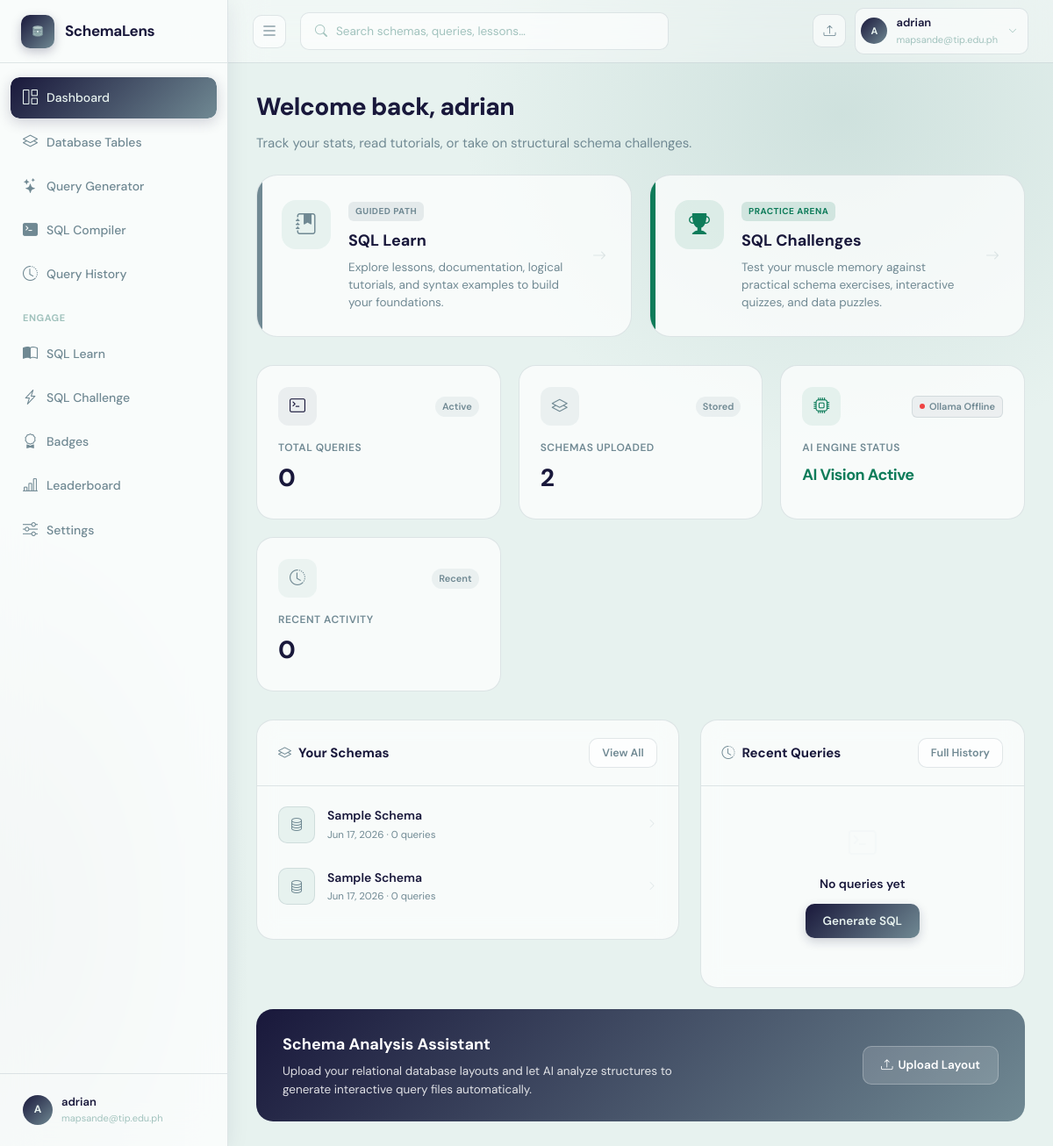
The page /dashboard (signed in) on the database as committed earlier.
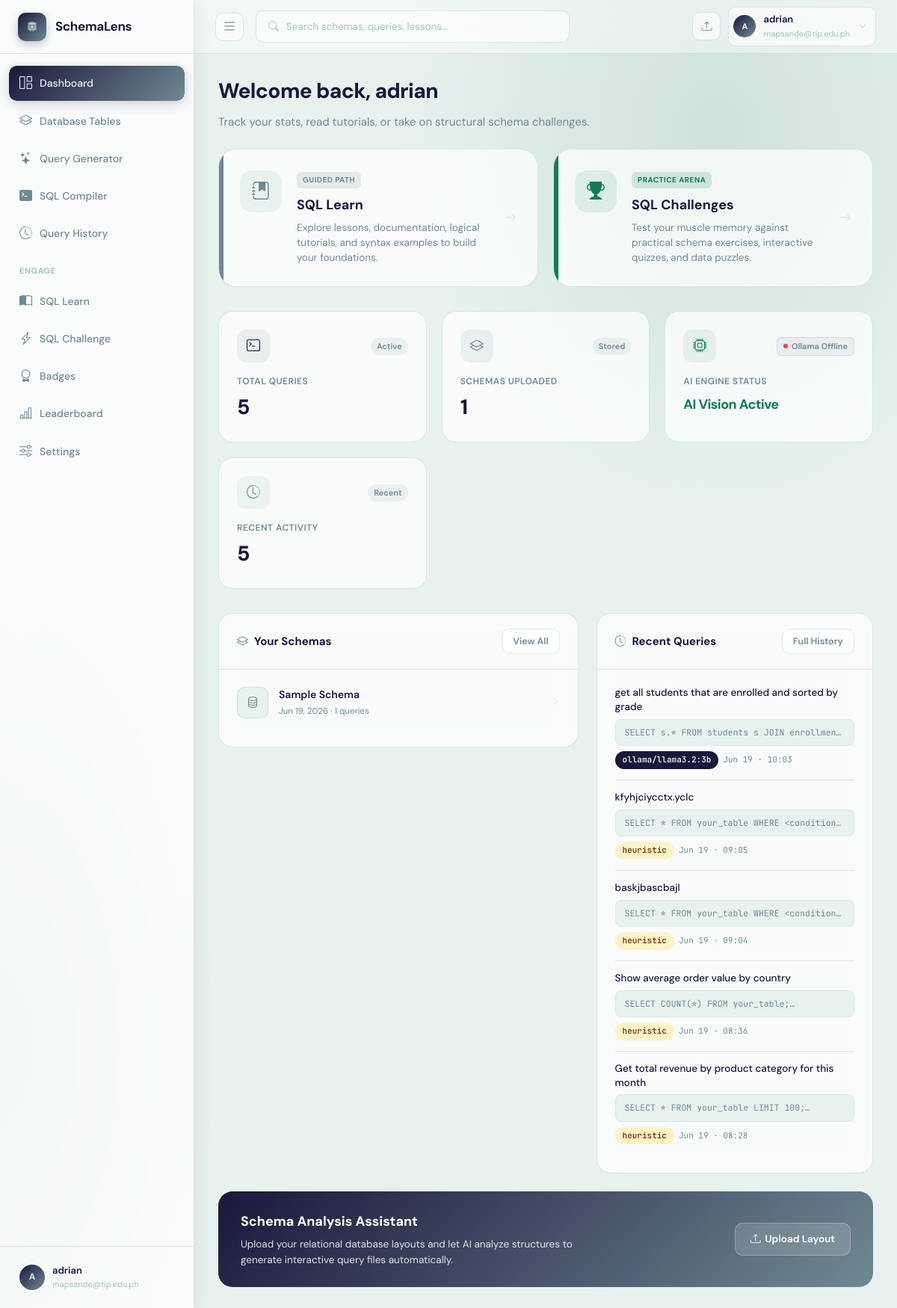
The same page on the database as committed later.
### app.py (models this page shows)
class User(UserMixin, db.Model):
    __tablename__ = "users"
    id            = db.Column(db.Integer, primary_key=True)
    supabase_uid  = db.Column(db.String(256), unique=True, nullable=True)  # Supabase Auth UID
    name          = db.Column(db.String(120), nullable=False)
    email         = db.Column(db.String(200), unique=True, nullable=False)
    password      = db.Column(db.String(256), nullable=True)  # nullable — Supabase owns credentials
    company       = db.Column(db.String(120), default="")
    role          = db.Column(db.String(80), default="")
    last_active   = db.Column(db.DateTime, nullable=True)
    streak_days   = db.Column(db.Integer, default=0)
    created_at    = db.Column(db.DateTime, default=datetime.datetime.utcnow)
    agreement_accepted    = db.Column(db.Boolean, default=False)
    agreement_accepted_at = db.Column(db.DateTime, nullable=True)
    schemas      = db.relationship("SchemaUpload", backref="owner", lazy=True,
                                   cascade="all, delete-orphan")
    queries      = db.relationship("QueryHistory", backref="owner", lazy=True,
                                   cascade="all, delete-orphan")
    badges       = db.relationship("UserBadge", backref="user", lazy=True,
                                   cascade="all, delete-orphan")
    challenges   = db.relationship("ChallengeAttempt", backref="user", lazy=True,
                                   cascade="all, delete-orphan")

class SchemaUpload(db.Model):
    __tablename__ = "schema_uploads"
    id            = db.Column(db.Integer, primary_key=True)
    user_id       = db.Column(db.Integer, db.ForeignKey("users.id"), nullable=False)
    filename      = db.Column(db.String(256), nullable=False)
    original_name = db.Column(db.String(256), nullable=False)
    schema_name   = db.Column(db.String(120), default="")
    ocr_text      = db.Column(db.Text, default="")
    parsed_schema = db.Column(db.Text, default="")   # JSON
    confirmed_schema = db.Column(db.Text, default="")  # JSON — user-confirmed/edited version
    uploaded_at   = db.Column(db.DateTime, default=datetime.datetime.utcnow)
    queries       = db.relationship("QueryHistory", backref="schema", lazy=True,
                                    cascade="all, delete-orphan")

class QueryHistory(db.Model):
    __tablename__ = "query_history"
    id             = db.Column(db.Integer, primary_key=True)
    user_id        = db.Column(db.Integer, db.ForeignKey("users.id"), nullable=False)
    schema_id      = db.Column(db.Integer, db.ForeignKey("schema_uploads.id"), nullable=True)
    natural_query  = db.Column(db.Text, nullable=False)
    generated_sql  = db.Column(db.Text, default="")
    model_used     = db.Column(db.String(80), default="")
    sql_explanation = db.Column(db.Text, default="")     # Feature 2: plain-English explanation
    accuracy_score  = db.Column(db.Float, default=None)  # Feature 4: confidence score
    accuracy_notes  = db.Column(db.Text, default="")     # Feature 4: validation notes
    conversation_context = db.Column(db.Text, default="")  # Feature 3: JSON conversation history
    created_at     = db.Column(db.DateTime, default=datetime.datetime.utcnow)

### app.py (the view)
@app.route("/dashboard")
@login_required
def dashboard():
    if not current_user.agreement_accepted:
        return redirect(url_for("agreement_page", next=url_for("dashboard")))
    schemas  = SchemaUpload.query.filter_by(user_id=current_user.id)\
                .order_by(SchemaUpload.uploaded_at.desc()).all()
    recent_q = QueryHistory.query.filter_by(user_id=current_user.id)\
                .order_by(QueryHistory.created_at.desc()).limit(5).all()
    total_q  = QueryHistory.query.filter_by(user_id=current_user.id).count()
    return render_template("dashboard.html",
                           schemas=schemas, recent_queries=recent_q,
                           total_queries=total_q)

### app.py (called while the page is built)
@login_manager.user_loader
def load_user(user_id):
    return db.session.get(User, int(user_id))

@app.context_processor
def inject_ai_status():
    return {"ai_vision_available": bool(GEMINI_API_KEY.strip())}

### templates/dashboard.html (shortened to what this page needs)
{% extends "base.html" %}
{% block head %}
<link rel="stylesheet" href="{{ url_for('static', filename='css/dashboard.css') }}">
{% endblock %}
{% block content %}
<div class="dash-header fade-in">
  <h1>Welcome back, {{ current_user.name.split()[0] }} </h1>
  <p>Track your stats, read tutorials, or take on structural schema challenges.</p>
</div>
<div class="feature-hub fade-in fade-in-1">
  <a href="{{ url_for('learn') }}" class="hub-card learn-card">
    <div class="hub-icon">
      <i class="bi bi-journal-bookmark-fill"></i>
    </div>
    <div class="hub-content">
      <span class="hub-tag">Guided Path</span>
      <div class="hub-title">SQL Learn</div>
      <p class="hub-desc">Explore lessons, documentation, logical tutorials, and syntax examples to build your foundations.</p>
    </div>
    <div class="hub-arrow"><i class="bi bi-arrow-right"></i></div>
  </a>
  <a href="{{ url_for('challenge_page') }}" class="hub-card challenge-card">
    <div class="hub-icon">
      <i class="bi bi-trophy-fill"></i>
    </div>
    <div class="hub-content">
      <span class="hub-tag">Practice Arena</span>
      <div class="hub-title">SQL Challenges</div>
      <p class="hub-desc">Test your muscle memory against practical schema exercises, interactive quizzes, and data puzzles.</p>
    </div>
    <div class="hub-arrow"><i class="bi bi-arrow-right"></i></div>
  </a>
</div>
<div class="stats-grid fade-in fade-in-1">
  <div class="stat-card" id="total-queries">
    <a href="{{ url_for('query_page') }}" style="text-decoration:none; color:inherit;">
      <div class="stat-card-top">
        <div class="stat-card-icon dark"><i class="bi bi-terminal"></i></div>
        <span class="stat-change">Active</span>
      </div>
      <div class="stat-label">Total Queries</div>
      <div class="stat-value">{{ total_queries }}</div>
    </a>
  </div>
  <div class="stat-card">
    <a href="{{ url_for('schemas') }}" style="text-decoration:none; color:inherit;">
      <div class="stat-card-top">
        <div class="stat-card-icon mid"><i class="bi bi-layers"></i></div>
        <span class="stat-change">Stored</span>
      </div>
      <div class="stat-label">Schemas Uploaded</div>
      <div class="stat-value">{{ schemas|length }}</div>
    </a>
  </div>
  <div class="stat-card">
    <a href="{{ url_for('settings') }}" style="text-decoration:none; color:inherit;">
      <div class="stat-card-top" style="gap:8px; flex-wrap:wrap;">
        <div class="stat-card-icon {% if ai_vision_available %}teal{% else %}light{% endif %}"><i class="bi bi-cpu"></i></div>
        <div style="display:flex;align-items:center;gap:6px;">
          <span class="ollama-status-badge ollama-badge ollama-checking" title="Checking status…">
            <span class="ollama-dot"></span>
            <span class="ollama-label">Ollama</span>
          </span>
        </div>
      </div>
      <div class="stat-label">AI Engine Status</div>
      <div class="stat-value" style="font-size:18px; padding-top:4px;">
        {% if ai_vision_available %}<span style="color:#0e7c5a; font-weight:700;">AI Vision Active</span>{% else %}<span style="color:var(--text-soft);">AI Vision Offline</span>{% endif %}
      </div>
    </a>
  </div>
  <div class="stat-card">
    <a href="{{ url_for('history')}}" style="text-decoration:none; color:inherit;">
      <div class="stat-card-top">
        <div class="stat-card-icon light"><i class="bi bi-clock-history"></i></div>
        <span class="stat-change">Recent</span>
      </div>
      <div class="stat-label">Recent Activity</div>
      <div class="stat-value">{{ recent_queries|length }}</div>
    </a>
  </div>
</div>
<div class="dash-grid">
  <div class="card fade-in fade-in-2">
    <div class="card-header">
      <div class="card-title"><i class="bi bi-layers" style="color:var(--primary-mid);margin-right:8px;"></i>Your Schemas</div>
      <a href="{{ url_for('schemas') }}" class="btn btn-outline btn-sm">View All</a>
    </div>
    <div class="card-body">
      {% if schemas %}
        {% for s in schemas[:5] %}
        <a href="{{ url_for('schema_detail', schema_id=s.id) }}" style="text-decoration:none;color:inherit;display:block;">
          <div class="schema-row">
            <div class="schema-thumb"><i class="bi bi-database"></i></div>
            <div style="flex:1; flex-grow:1;">
              <div class="schema-row-name">{{ s.schema_name or s.original_name }}</div>
              <div class="schema-row-meta">{{ s.uploaded_at.strftime('%b %d, %Y') }} · {{ s.queries|length }} queries</div>
            </div>
            <i class="bi bi-chevron-right" style="color:var(--border);font-size:11px;"></i>
          </div>
        </a>
        {% endfor %}
      {% endif %}
    </div>
  </div>
  <div class="card fade-in fade-in-3">
    <div class="card-header">
      <div class="card-title"><i class="bi bi-clock-history" style="color:var(--primary-mid);margin-right:8px;"></i>Recent Queries</div>
      <a href="{{ url_for('history') }}" class="btn btn-outline btn-sm">Full History</a>
    </div>
    <div class="card-body">
      {% if recent_queries %}
        {% for q in recent_queries %}
        <div class="query-row">
          <div class="query-row-text">{{ q.natural_query[:80] }}{% if q.natural_query|length > 80 %}…{% endif %}</div>
          <div class="query-row-sql">{{ q.generated_sql[:80] }}…</div>
          <div style="margin-top:7px;display:flex;gap:6px;align-items:center;">
            <span class="badge {{ 'badge-dark' if q.model_used != 'heuristic' else 'badge-amber' }}">{{ q.model_used }}</span>
            <span style="font-size:11px;color:var(--text-soft);font-family:var(--mono);">{{ q.created_at.strftime('%b %d · %H:%M') }}</span>
          </div>
        </div>
        {% endfor %}
      {% else %}
        <div class="empty">
          <i class="bi bi-terminal"></i>
          <h4>No queries yet</h4>
          <a href="{{ url_for('query_page') }}" class="btn btn-primary mt-2" style="display:inline-flex;">Generate SQL</a>
        </div>
      {% endif %}
    </div>
  </div>
</div>
<div class="ai-panel fade-in fade-in-4">
  <div>
    <h3>Schema Analysis Assistant</h3>
    <p>Upload your relational database layouts and let AI analyze structures to generate interactive query files automatically.</p>
  </div>
  <a href="{{ url_for('schemas') }}" class="ai-panel-btn"><i class="bi bi-upload"></i> Upload Layout</a>
</div>
{% endblock %}

### templates/base.html (shortened to what this page needs)
<!DOCTYPE html>
<html lang="en">
<head>
  <link href="https://cdn.jsdelivr.net/npm/bootstrap-icons@1.11.3/font/bootstrap-icons.css" rel="stylesheet">
  <link rel="stylesheet" href="https://cdnjs.cloudflare.com/ajax/libs/highlight.js/11.9.0/styles/github-dark.min.css">
  {% block head %}{% endblock %}
</head>
<body>
{% if current_user.is_authenticated %}
<aside class="sidebar" id="appSidebar" aria-label="Main Navigation">
  <div class="sidebar-logo">
    <a href="{{ url_for('dashboard') }}">
      <div class="logo-icon">
      </div>
      <span class="logo-text">SchemaLens</span>
    </a>
  </div>
  <nav class="sidebar-nav">
    <a href="{{ url_for('dashboard') }}" class="nav-item {% if request.endpoint=='dashboard' %}active{% endif %}">
      <i class="bi bi-grid-1x2" aria-hidden="true"></i> <span>Dashboard</span>
    </a>
    <a href="{{ url_for('schemas') }}" class="nav-item {% if request.endpoint in ['schemas','schema_detail'] %}active{% endif %}">
      <i class="bi bi-layers" aria-hidden="true"></i> <span>Database Tables</span>
    </a>
    <a href="{{ url_for('query_page') }}" class="nav-item {% if request.endpoint=='query_page' %}active{% endif %}">
      <i class="bi bi-stars" aria-hidden="true"></i> <span>Query Generator</span>
    </a>
    <a href="{{ url_for('sql_compiler') }}" class="nav-item {% if request.endpoint=='sql_compiler' %}active{% endif %}">
      <i class="bi bi-terminal-fill" aria-hidden="true"></i> <span>SQL Compiler</span>
    </a>
    <a href="{{ url_for('history') }}" class="nav-item {% if request.endpoint=='history' %}active{% endif %}">
      <i class="bi bi-clock-history" aria-hidden="true"></i> <span>Query History</span>
    </a>
    <div class="nav-section">Engage</div>
       <a href="{{ url_for('learn') }}" class="nav-item {% if request.endpoint=='learn' %}active{% endif %}">
      <i class="bi bi-book-half" aria-hidden="true"></i> <span>SQL Learn</span>
    </a>
    <a href="{{ url_for('challenge_page') }}" class="nav-item {% if request.endpoint=='challenge_page' %}active{% endif %}">
      <i class="bi bi-lightning-charge" aria-hidden="true"></i> <span>SQL Challenge</span>
    </a>
    <a href="{{ url_for('badges_page') }}"    class="nav-item {% if request.endpoint=='badges_page' %}active{% endif %}">
      <i class="bi bi-award" aria-hidden="true"></i> <span>Badges</span>
    </a>
    <a href="{{ url_for('leaderboard') }}"    class="nav-item {% if request.endpoint=='leaderboard' %}active{% endif %}">
      <i class="bi bi-bar-chart-line" aria-hidden="true"></i> <span>Leaderboard</span>
    </a>
    <a href="{{ url_for('settings') }}" class="nav-item {% if request.endpoint=='settings' %}active{% endif %}">
      <i class="bi bi-sliders" aria-hidden="true"></i> <span>Settings</span>
    </a>
  </nav>
  <div class="sidebar-footer">
   <a href="{{ url_for('settings')}}" class="user-dropdown-wrapper" style="text-decoration: none; color: inherit;" aria-haspopup="true" aria-label="User Profile and Settings">
      <div class="user-row" tabindex="0" aria-label="User Profile Summary">
        <div class="user-avatar">{{ current_user.name[0].upper() }}</div>
        <div>
          <div class="user-name">{{ current_user.name }}</div>
          <div class="user-email">{{ current_user.email[:26] }}{% if current_user.email|length > 26 %}…{% endif %}</div>
        </div>
      </div>
    </a>
  </div>
</aside>
<header class="topbar">
  <button class="icon-btn" id="sidebarToggleBtn" onclick="toggleSidebar()" aria-label="Toggle Sidebar" aria-controls="appSidebar">
    <i class="bi bi-list" style="font-size: 20px;"></i>
  </button>
<div class="search-box" style="position:relative;" id="searchBoxWrapper">
    <i class="bi bi-search" aria-hidden="true" id="searchIcon"></i>
    <input
      type="text"
      id="globalSearchInput"
      placeholder="Search schemas, queries, lessons…"
      autocomplete="off"
      autocorrect="off"
      spellcheck="false"
      aria-label="Global Search"
      aria-autocomplete="list"
      aria-controls="searchDropdown"
      aria-expanded="false"
      role="combobox"
    >
  </div>
  <div class="topbar-right">
    <a href="{{ url_for('schemas') }}" class="icon-btn" title="Upload Schema" aria-label="Upload Schema"><i class="bi bi-upload"></i></a>
    <div class="user-dropdown-wrapper">
      <div class="topbar-user" id="topbarUserBtn" tabindex="0" role="button" aria-haspopup="true" aria-expanded="false" aria-label="User Menu">
        <div class="user-avatar" style="width:30px;height:30px;font-size:11px;">{{ current_user.name[0].upper() }}</div>
        <div>
          <div class="name">{{ current_user.name }}</div>
          <div class="email">{{ current_user.email[:22] }}{% if current_user.email|length>22 %}…{% endif %}</div>
        </div>
        <i class="bi bi-chevron-down" style="font-size:10px;color:var(--text-xs);margin-left:2px;" aria-hidden="true"></i>
      </div>
    </div>
  </div>
</header>
<div class="main">
  <div class="page">
    {% block content %}{% endblock %}
  </div>
</div>
{% else %}
{% block auth_content %}{% endblock %}
{% endif %}
</body>
</html>

Rows that differ between the two databases and show on the page:
removed SchemaUpload: schema_name "Sample Schema", uploaded_at "Jun 17, 2026", queries|length "0"
changed SchemaUpload "Sample Schema": uploaded_at "Jun 17, 2026" → "Jun 19, 2026"; queries|length "0" → "1"
added QueryHistory: natural_query "get all students that are enrolled and sorted by grade", generated_sql "SELECT s.* FROM students s JOIN enrollmen…", model_used "ollama/llama3.2:3b", created_at "Jun 19 · 10:03"
added QueryHistory: natural_query "kfyhjciycctx.yclc", generated_sql "SELECT * FROM your_table WHERE <condition…", model_used "heuristic", created_at "Jun 19 · 09:05"
added QueryHistory: natural_query "baskjbascbajl", generated_sql "SELECT * FROM your_table WHERE <condition…", model_used "heuristic", created_at "Jun 19 · 09:04"
added QueryHistory: natural_query "Show average order value by country", generated_sql "SELECT COUNT(*) FROM your_table;", model_used "heuristic", created_at "Jun 19 · 08:36"
added QueryHistory: natural_query "Get total revenue by product category for this month", generated_sql "SELECT * FROM your_table LIMIT 100;", model_used "heuristic", created_at "Jun 19 · 08:28"
Other text that changed with them:
{{ total_queries }}: "0" → "5"
{{ schemas|length }}: "2" → "1"
{{ recent_queries|length }}: "0" → "5"
text no longer shown: "No queries yet Generate SQL"
